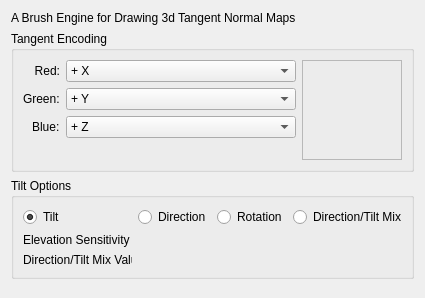
<?xml version="1.0" encoding="UTF-8"?>
<ui version="4.0">
 <class>WdgTangentTiltOptions</class>
 <widget class="QWidget" name="WdgTangentTiltOptions">
  <property name="geometry">
   <rect>
    <x>0</x>
    <y>0</y>
    <width>425</width>
    <height>298</height>
   </rect>
  </property>
  <property name="sizePolicy">
   <sizepolicy hsizetype="Preferred" vsizetype="Preferred">
    <horstretch>255</horstretch>
    <verstretch>255</verstretch>
   </sizepolicy>
  </property>
  <property name="minimumSize">
   <size>
    <width>425</width>
    <height>260</height>
   </size>
  </property>
  <layout class="QVBoxLayout" name="verticalLayout">
   <item>
    <widget class="QLabel" name="label">
     <property name="text">
      <string extracomment="This is a type of normal map used in 3d rendering. Normal in this case reffers to the Normal in the law of Reflection by William Snellius">A Brush Engine for Drawing 3d Tangent Normal Maps</string>
     </property>
    </widget>
   </item>
   <item>
    <widget class="QGroupBox" name="TangentEncoding">
     <property name="autoFillBackground">
      <bool>false</bool>
     </property>
     <property name="title">
      <string>Tangent Encoding</string>
     </property>
     <layout class="QHBoxLayout" name="horizontalLayout">
      <item>
       <layout class="QFormLayout" name="swizzlebox">
        <property name="labelAlignment">
         <set>Qt::AlignRight|Qt::AlignTrailing|Qt::AlignVCenter</set>
        </property>
        <item row="0" column="0">
         <widget class="QLabel" name="RedLabel">
          <property name="text">
           <string>Red:</string>
          </property>
          <property name="alignment">
           <set>Qt::AlignRight|Qt::AlignTrailing|Qt::AlignVCenter</set>
          </property>
         </widget>
        </item>
        <item row="1" column="1">
         <widget class="QComboBox" name="comboGreen">
          <property name="currentIndex">
           <number>2</number>
          </property>
          <item>
           <property name="text">
            <string extracomment="Positive horizontal axis">+ X</string>
           </property>
          </item>
          <item>
           <property name="text">
            <string extracomment="Negative horizontal axis">- X</string>
           </property>
          </item>
          <item>
           <property name="text">
            <string extracomment="Positive vertical axis">+ Y</string>
           </property>
          </item>
          <item>
           <property name="text">
            <string extracomment="Negative vertical axis">- Y</string>
           </property>
          </item>
          <item>
           <property name="text">
            <string extracomment="Postive height axis">+ Z</string>
           </property>
          </item>
          <item>
           <property name="text">
            <string extracomment="negative height axis">- Z</string>
           </property>
          </item>
         </widget>
        </item>
        <item row="1" column="0">
         <widget class="QLabel" name="GreenLabel">
          <property name="text">
           <string>Green:</string>
          </property>
         </widget>
        </item>
        <item row="0" column="1">
         <widget class="QComboBox" name="comboRed">
          <item>
           <property name="text">
            <string extracomment="Positive horizontal axis">+ X</string>
           </property>
          </item>
          <item>
           <property name="text">
            <string extracomment="Negative horizontal axis">- X</string>
           </property>
          </item>
          <item>
           <property name="text">
            <string extracomment="Positive vertical axis">+ Y</string>
           </property>
          </item>
          <item>
           <property name="text">
            <string extracomment="Negative vertical axis">- Y</string>
           </property>
          </item>
          <item>
           <property name="text">
            <string extracomment="Postive height axis">+ Z</string>
           </property>
          </item>
          <item>
           <property name="text">
            <string extracomment="negative height axis">- Z</string>
           </property>
          </item>
         </widget>
        </item>
        <item row="2" column="0">
         <widget class="QLabel" name="BlueLabel">
          <property name="text">
           <string>Blue:</string>
          </property>
         </widget>
        </item>
        <item row="2" column="1">
         <widget class="QComboBox" name="comboBlue">
          <property name="currentIndex">
           <number>4</number>
          </property>
          <item>
           <property name="text">
            <string extracomment="Positive horizontal axis">+ X</string>
           </property>
          </item>
          <item>
           <property name="text">
            <string extracomment="Negative horizontal axis">- X</string>
           </property>
          </item>
          <item>
           <property name="text">
            <string extracomment="Positive vertical axis">+ Y</string>
           </property>
          </item>
          <item>
           <property name="text">
            <string extracomment="Negative vertical axis">- Y</string>
           </property>
          </item>
          <item>
           <property name="text">
            <string extracomment="Postive height axis">+ Z</string>
           </property>
          </item>
          <item>
           <property name="text">
            <string extracomment="negative height axis">- Z</string>
           </property>
          </item>
         </widget>
        </item>
       </layout>
      </item>
      <item>
       <widget class="KisNormalPreviewWidget" name="TangentTiltPreview">
        <property name="sizePolicy">
         <sizepolicy hsizetype="Fixed" vsizetype="Fixed">
          <horstretch>0</horstretch>
          <verstretch>0</verstretch>
         </sizepolicy>
        </property>
        <property name="minimumSize">
         <size>
          <width>100</width>
          <height>100</height>
         </size>
        </property>
        <property name="frameShape">
         <enum>QFrame::StyledPanel</enum>
        </property>
        <property name="frameShadow">
         <enum>QFrame::Sunken</enum>
        </property>
        <property name="text">
         <string notr="true" extracomment="this is a frame that could contain a preview of the swizzle chosen"/>
        </property>
        <property name="alignment">
         <set>Qt::AlignLeading|Qt::AlignLeft|Qt::AlignTop</set>
        </property>
       </widget>
      </item>
     </layout>
    </widget>
   </item>
   <item>
    <widget class="QGroupBox" name="TiltOptions">
     <property name="title">
      <string>Tilt Options</string>
     </property>
     <layout class="QHBoxLayout" name="horizontalLayout_2">
      <item>
       <layout class="QGridLayout" name="gridLayout">
        <item row="0" column="0">
         <widget class="QRadioButton" name="optionTilt">
          <property name="toolTip">
           <string>&lt;html&gt;&lt;head/&gt;&lt;body&gt;&lt;p&gt;Use the tilt of the tablet to determine the normals.&lt;/p&gt;&lt;/body&gt;&lt;/html&gt;</string>
          </property>
          <property name="text">
           <string>Tilt</string>
          </property>
          <property name="checked">
           <bool>true</bool>
          </property>
         </widget>
        </item>
        <item row="0" column="1">
         <widget class="QRadioButton" name="optionDirection">
          <property name="toolTip">
           <string>&lt;html&gt;&lt;head/&gt;&lt;body&gt;&lt;p&gt;Use the drawing direction to determine the X and Y-axes, while tilt-elevation is used for the Z-axis.&lt;/p&gt;&lt;/body&gt;&lt;/html&gt;</string>
          </property>
          <property name="text">
           <string>Direction</string>
          </property>
         </widget>
        </item>
        <item row="0" column="2">
         <widget class="QRadioButton" name="optionRotation">
          <property name="toolTip">
           <string>&lt;html&gt;&lt;head/&gt;&lt;body&gt;&lt;p&gt;Use the rotation sensor available in certain pens to determine the X and Y-axes, while tilt-elevation is used for the Z-axis.&lt;/p&gt;&lt;/body&gt;&lt;/html&gt;</string>
          </property>
          <property name="text">
           <string>Rotation</string>
          </property>
         </widget>
        </item>
        <item row="0" column="3">
         <widget class="QRadioButton" name="optionMix">
          <property name="toolTip">
           <string>&lt;html&gt;&lt;head/&gt;&lt;body&gt;&lt;p&gt;Mix Tilt and Drawing angle to determine the X and Y-axes, while tilt-elevation is used for the Z-axis.&lt;/p&gt;&lt;/body&gt;&lt;/html&gt;</string>
          </property>
          <property name="text">
           <string>Direction/Tilt Mix</string>
          </property>
         </widget>
        </item>
        <item row="2" column="0">
         <widget class="QLabel" name="L_mix">
          <property name="text">
           <string>Direction/Tilt Mix Value</string>
          </property>
         </widget>
        </item>
        <item row="1" column="0">
         <widget class="QLabel" name="L_elevation">
          <property name="text">
           <string>Elevation Sensitivity</string>
          </property>
         </widget>
        </item>
        <item row="2" column="1" colspan="3">
         <widget class="KisDoubleSliderSpinBox" name="sliderMixValue" native="true">
          <property name="sizePolicy">
           <sizepolicy hsizetype="Expanding" vsizetype="Expanding">
            <horstretch>0</horstretch>
            <verstretch>0</verstretch>
           </sizepolicy>
          </property>
         </widget>
        </item>
        <item row="1" column="1" colspan="3">
         <widget class="KisDoubleSliderSpinBox" name="sliderElevationSensitivity" native="true">
          <property name="sizePolicy">
           <sizepolicy hsizetype="Expanding" vsizetype="Expanding">
            <horstretch>0</horstretch>
            <verstretch>0</verstretch>
           </sizepolicy>
          </property>
         </widget>
        </item>
       </layout>
      </item>
     </layout>
    </widget>
   </item>
   <item>
    <spacer name="verticalSpacer">
     <property name="orientation">
      <enum>Qt::Vertical</enum>
     </property>
     <property name="sizeHint" stdset="0">
      <size>
       <width>20</width>
       <height>40</height>
      </size>
     </property>
    </spacer>
   </item>
  </layout>
 </widget>
 <customwidgets>
  <customwidget>
   <class>KisDoubleSliderSpinBox</class>
   <extends>QWidget</extends>
   <header>kis_slider_spin_box.h</header>
   <container>1</container>
  </customwidget>
  <customwidget>
   <class>KisNormalPreviewWidget</class>
   <extends>QLabel</extends>
   <header>kis_normal_preview_widget.h</header>
   <container>1</container>
  </customwidget>
 </customwidgets>
 <resources/>
 <connections>
  <connection>
   <sender>optionMix</sender>
   <signal>toggled(bool)</signal>
   <receiver>sliderMixValue</receiver>
   <slot>setVisible(bool)</slot>
   <hints>
    <hint type="sourcelabel">
     <x>20</x>
     <y>20</y>
    </hint>
    <hint type="destinationlabel">
     <x>20</x>
     <y>20</y>
    </hint>
   </hints>
  </connection>
  <connection>
   <sender>optionMix</sender>
   <signal>toggled(bool)</signal>
   <receiver>L_mix</receiver>
   <slot>setVisible(bool)</slot>
   <hints>
    <hint type="sourcelabel">
     <x>20</x>
     <y>20</y>
    </hint>
    <hint type="destinationlabel">
     <x>20</x>
     <y>20</y>
    </hint>
   </hints>
  </connection>
 </connections>
</ui>
